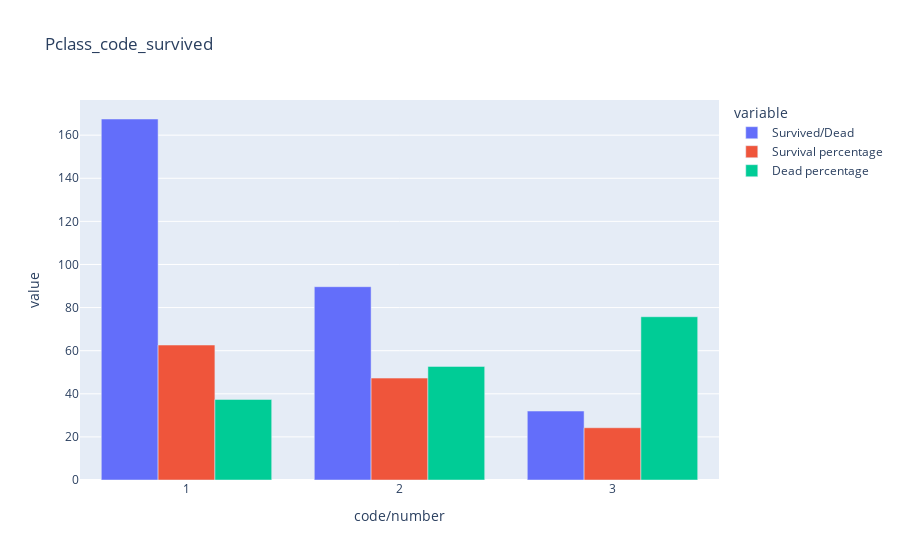

Notebook code cell kept with this figure:
### Code cell
plot

### Figure 1 — Plotly figure (JSON) as saved in the notebook; plotly's stock layout.template omitted (floating-point values rounded to 4 significant figures)
{"data": [{"alignmentgroup": "True", "hovertemplate": "variable=Survived/Dead<br>code/number=%{x}<br>value=%{y}<extra></extra>", "legendgroup": "Survived/Dead", "marker": {"color": "#636efa"}, "name": "Survived/Dead", "offsetgroup": "Survived/Dead", "orientation": "v", "showlegend": true, "textposition": "auto", "type": "bar", "x": [1, 2, 3], "xaxis": "x", "y": [167.5, 89.69, 31.99], "yaxis": "y"}, {"alignmentgroup": "True", "hovertemplate": "variable=Survival percentage<br>code/number=%{x}<br>value=%{y}<extra></extra>", "legendgroup": "Survival percentage", "marker": {"color": "#EF553B"}, "name": "Survival percentage", "offsetgroup": "Survival percentage", "orientation": "v", "showlegend": true, "textposition": "auto", "type": "bar", "x": [1, 2, 3], "xaxis": "x", "y": [62.62, 47.28, 24.24], "yaxis": "y"}, {"alignmentgroup": "True", "hovertemplate": "variable=Dead percentage<br>code/number=%{x}<br>value=%{y}<extra></extra>", "legendgroup": "Dead percentage", "marker": {"color": "#00cc96"}, "name": "Dead percentage", "offsetgroup": "Dead percentage", "orientation": "v", "showlegend": true, "textposition": "auto", "type": "bar", "x": [1, 2, 3], "xaxis": "x", "y": [37.38, 52.72, 75.76], "yaxis": "y"}], "layout": {"barmode": "group", "legend": {"title": {"text": "variable"}, "tracegroupgap": 0}, "title": {"text": "Pclass_code_survived"}, "xaxis": {"anchor": "y", "domain": [0, 1], "title": {"text": "code/number"}}, "yaxis": {"anchor": "x", "domain": [0, 1], "title": {"text": "value"}}}}
